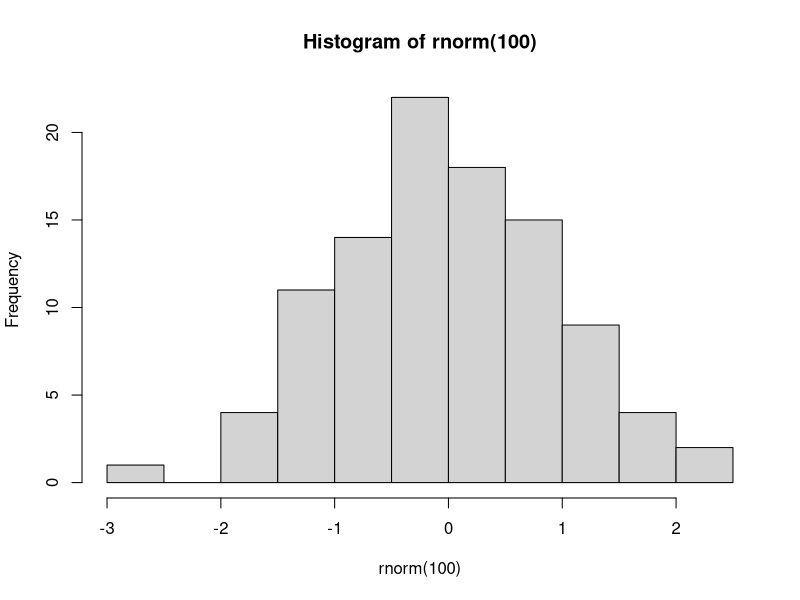

Generate this figure with R:
## ---- chunk 1
hist(rnorm(100))
